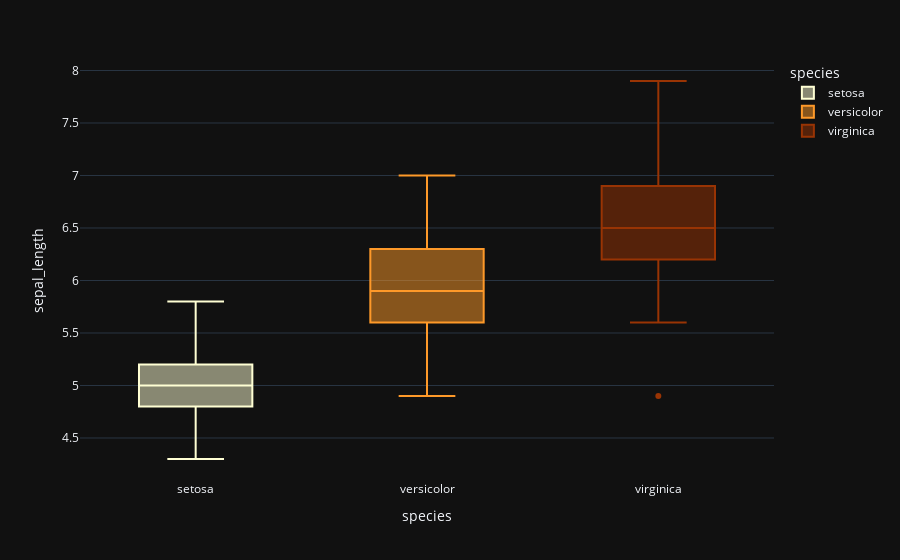

Source (notebook cell):
### Markdown cell above
# Sepal Length

### Code cell
fig = px.box(data_frame=df, x='species',y='sepal_length',color='species',color_discrete_sequence=['#ffffd4 ','#fe9929 ','#993404 '], template='plotly_dark',orientation='v')

fig.show()

### Figure 1 — Plotly figure (JSON) as saved in the notebook; plotly's stock layout.template omitted (floating-point values rounded to 4 significant figures)
{"data": [{"alignmentgroup": "True", "hovertemplate": "species=%{x}<br>sepal_length=%{y}<extra></extra>", "legendgroup": "setosa", "marker": {"color": "#ffffd4 "}, "name": "setosa", "notched": false, "offsetgroup": "setosa", "orientation": "v", "showlegend": true, "type": "box", "x": ["setosa", "setosa", "setosa", "setosa", "setosa", "setosa", "setosa", "setosa", "setosa", "setosa", "setosa", "setosa", "setosa", "setosa", "setosa", "setosa", "setosa", "setosa", "setosa", "setosa", "setosa", "setosa", "setosa", "setosa", "setosa", "setosa", "setosa", "setosa", "setosa", "setosa", "setosa", "setosa", "setosa", "setosa", "setosa", "setosa", "setosa", "setosa", "setosa", "setosa", "setosa", "setosa", "setosa", "setosa", "setosa", "setosa", "setosa", "setosa", "setosa", "setosa"], "x0": " ", "xaxis": "x", "y": [5.1, 4.9, 4.7, 4.6, 5, 5.4, 4.6, 5, 4.4, 4.9, 5.4, 4.8, 4.8, 4.3, 5.8, 5.7, 5.4, 5.1, 5.7, 5.1, 5.4, 5.1, 4.6, 5.1, 4.8, 5, 5, 5.2, 5.2, 4.7, 4.8, 5.4, 5.2, 5.5, 4.9, 5, 5.5, 4.9, 4.4, 5.1, 5, 4.5, 4.4, 5, 5.1, 4.8, 5.1, 4.6, 5.3, 5], "y0": " ", "yaxis": "y"}, {"alignmentgroup": "True", "hovertemplate": "species=%{x}<br>sepal_length=%{y}<extra></extra>", "legendgroup": "versicolor", "marker": {"color": "#fe9929 "}, "name": "versicolor", "notched": false, "offsetgroup": "versicolor", "orientation": "v", "showlegend": true, "type": "box", "x": ["versicolor", "versicolor", "versicolor", "versicolor", "versicolor", "versicolor", "versicolor", "versicolor", "versicolor", "versicolor", "versicolor", "versicolor", "versicolor", "versicolor", "versicolor", "versicolor", "versicolor", "versicolor", "versicolor", "versicolor", "versicolor", "versicolor", "versicolor", "versicolor", "versicolor", "versicolor", "versicolor", "versicolor", "versicolor", "versicolor", "versicolor", "versicolor", "versicolor", "versicolor", "versicolor", "versicolor", "versicolor", "versicolor", "versicolor", "versicolor", "versicolor", "versicolor", "versicolor", "versicolor", "versicolor", "versicolor", "versicolor", "versicolor", "versicolor", "versicolor"], "x0": " ", "xaxis": "x", "y": [7, 6.4, 6.9, 5.5, 6.5, 5.7, 6.3, 4.9, 6.6, 5.2, 5, 5.9, 6, 6.1, 5.6, 6.7, 5.6, 5.8, 6.2, 5.6, 5.9, 6.1, 6.3, 6.1, 6.4, 6.6, 6.8, 6.7, 6, 5.7, 5.5, 5.5, 5.8, 6, 5.4, 6, 6.7, 6.3, 5.6, 5.5, 5.5, 6.1, 5.8, 5, 5.6, 5.7, 5.7, 6.2, 5.1, 5.7], "y0": " ", "yaxis": "y"}, {"alignmentgroup": "True", "hovertemplate": "species=%{x}<br>sepal_length=%{y}<extra></extra>", "legendgroup": "virginica", "marker": {"color": "#993404 "}, "name": "virginica", "notched": false, "offsetgroup": "virginica", "orientation": "v", "showlegend": true, "type": "box", "x": ["virginica", "virginica", "virginica", "virginica", "virginica", "virginica", "virginica", "virginica", "virginica", "virginica", "virginica", "virginica", "virginica", "virginica", "virginica", "virginica", "virginica", "virginica", "virginica", "virginica", "virginica", "virginica", "virginica", "virginica", "virginica", "virginica", "virginica", "virginica", "virginica", "virginica", "virginica", "virginica", "virginica", "virginica", "virginica", "virginica", "virginica", "virginica", "virginica", "virginica", "virginica", "virginica", "virginica", "virginica", "virginica", "virginica", "virginica", "virginica", "virginica", "virginica"], "x0": " ", "xaxis": "x", "y": [6.3, 5.8, 7.1, 6.3, 6.5, 7.6, 4.9, 7.3, 6.7, 7.2, 6.5, 6.4, 6.8, 5.7, 5.8, 6.4, 6.5, 7.7, 7.7, 6, 6.9, 5.6, 7.7, 6.3, 6.7, 7.2, 6.2, 6.1, 6.4, 7.2, 7.4, 7.9, 6.4, 6.3, 6.1, 7.7, 6.3, 6.4, 6, 6.9, 6.7, 6.9, 5.8, 6.8, 6.7, 6.7, 6.3, 6.5, 6.2, 5.9], "y0": " ", "yaxis": "y"}], "layout": {"boxmode": "overlay", "legend": {"title": {"text": "species"}, "tracegroupgap": 0}, "margin": {"t": 60}, "xaxis": {"anchor": "y", "categoryarray": ["setosa", "versicolor", "virginica"], "categoryorder": "array", "domain": [0, 1], "title": {"text": "species"}}, "yaxis": {"anchor": "x", "domain": [0, 1], "title": {"text": "sepal_length"}}}}
